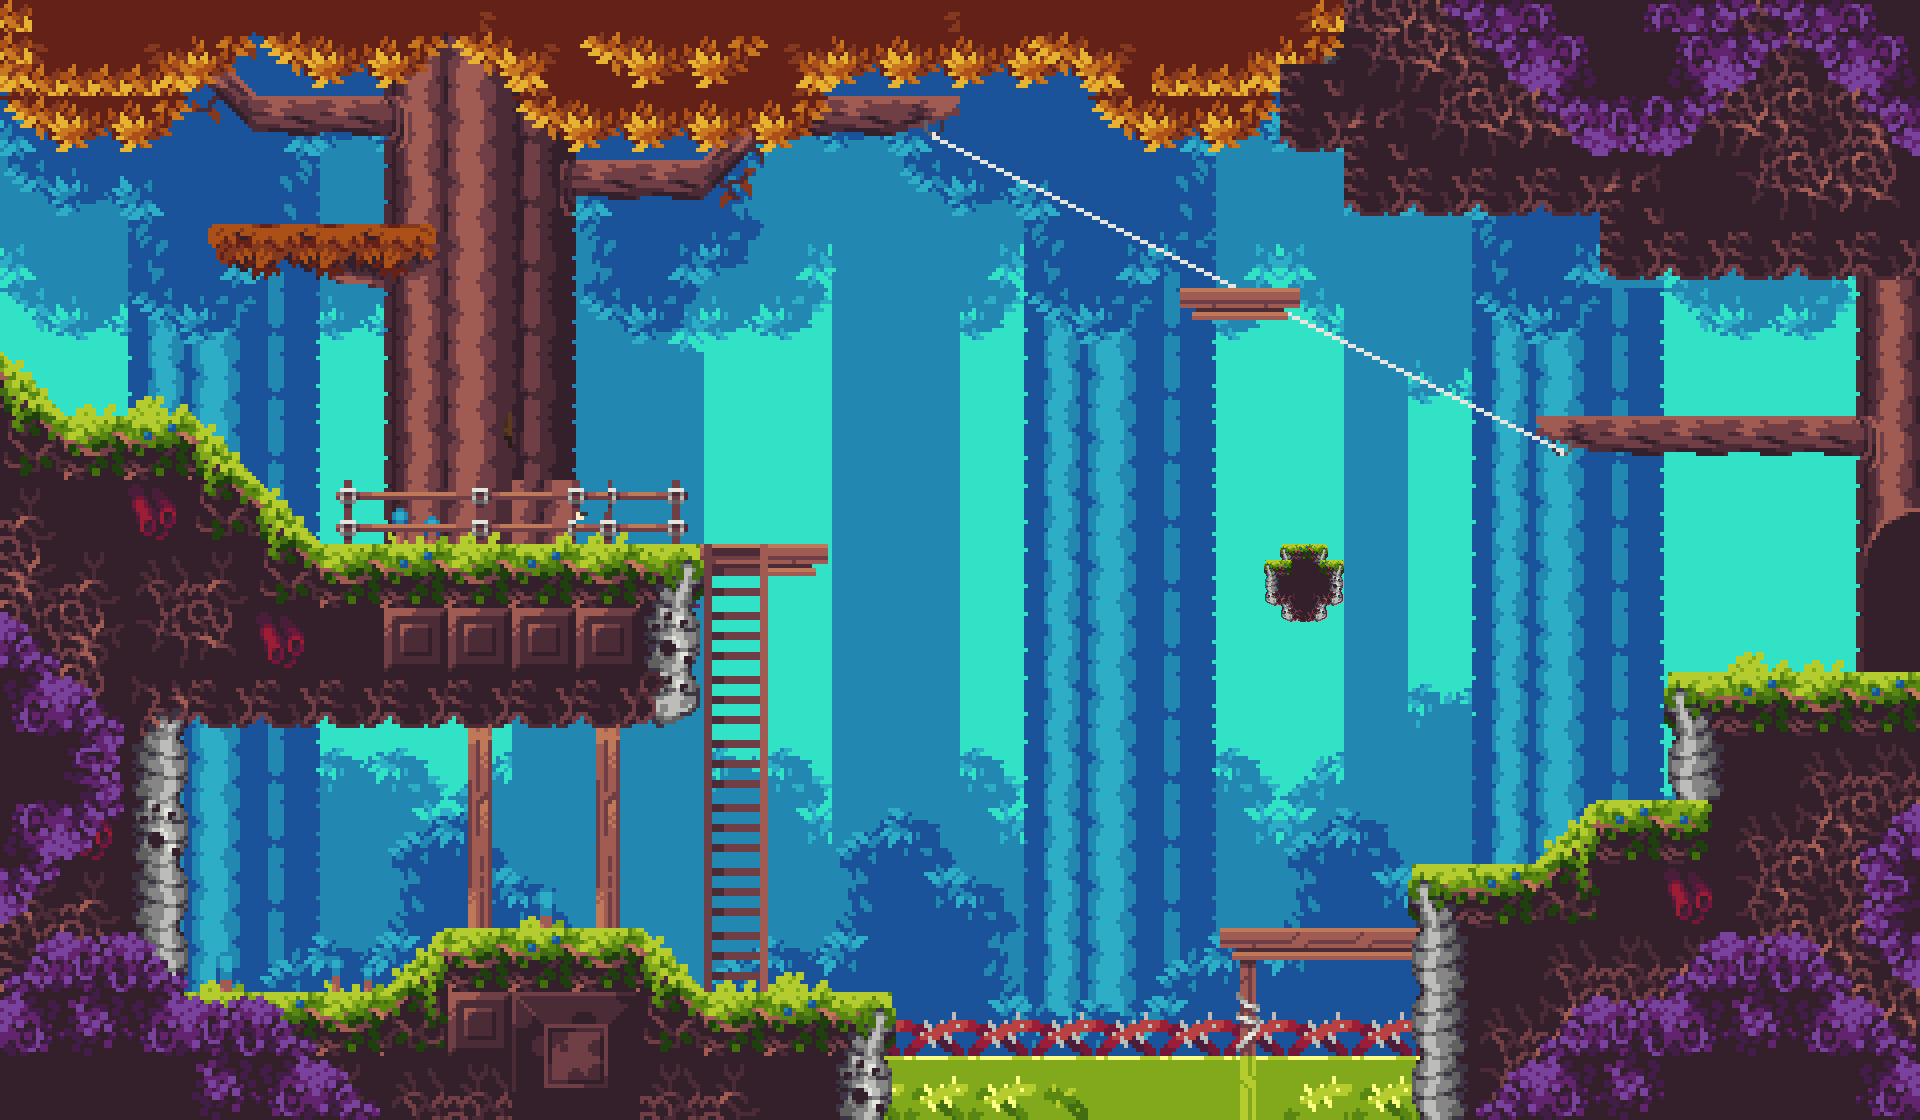

The image is a tile-based game level rendered from a .tmx file. Its description and source (layers, tilesets, objects; grid data summarised) follow:
An orthogonal 60x35 tile map with 32x32 px tiles, 2 tile layers (Tile Layer 1, Tile Layer 2), 2 tilesets.

<map version="1.10" tiledversion="1.10.1" orientation="orthogonal" renderorder="right-down" width="60" height="35" tilewidth="32" tileheight="32" infinite="0" nextlayerid="3" nextobjectid="1">
 <tileset firstgid="1" source="Test.tsx" />
 <tileset firstgid="2109" source="Assets.tsx" />
 <layer id="1" name="Tile Layer 1" width="60" height="35">
  <data>[2100 cells, 2100 non-empty, 1998 distinct tile ids]</data>
 </layer>
 <layer id="2" name="Tile Layer 2" width="60" height="35">
  <data>[2100 cells, 26 non-empty, 12 distinct tile ids]</data>
 </layer>
</map>
